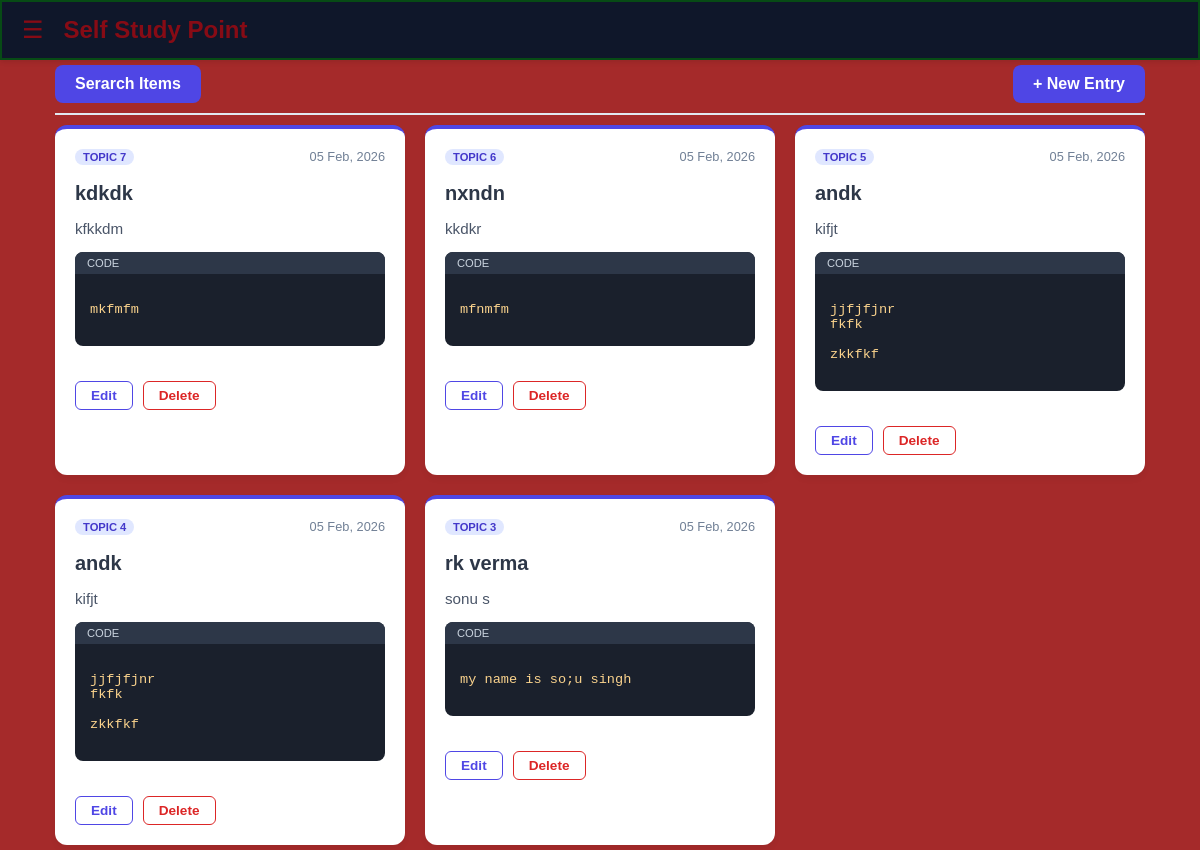
Page /core/study-list/ on the earlier database version.
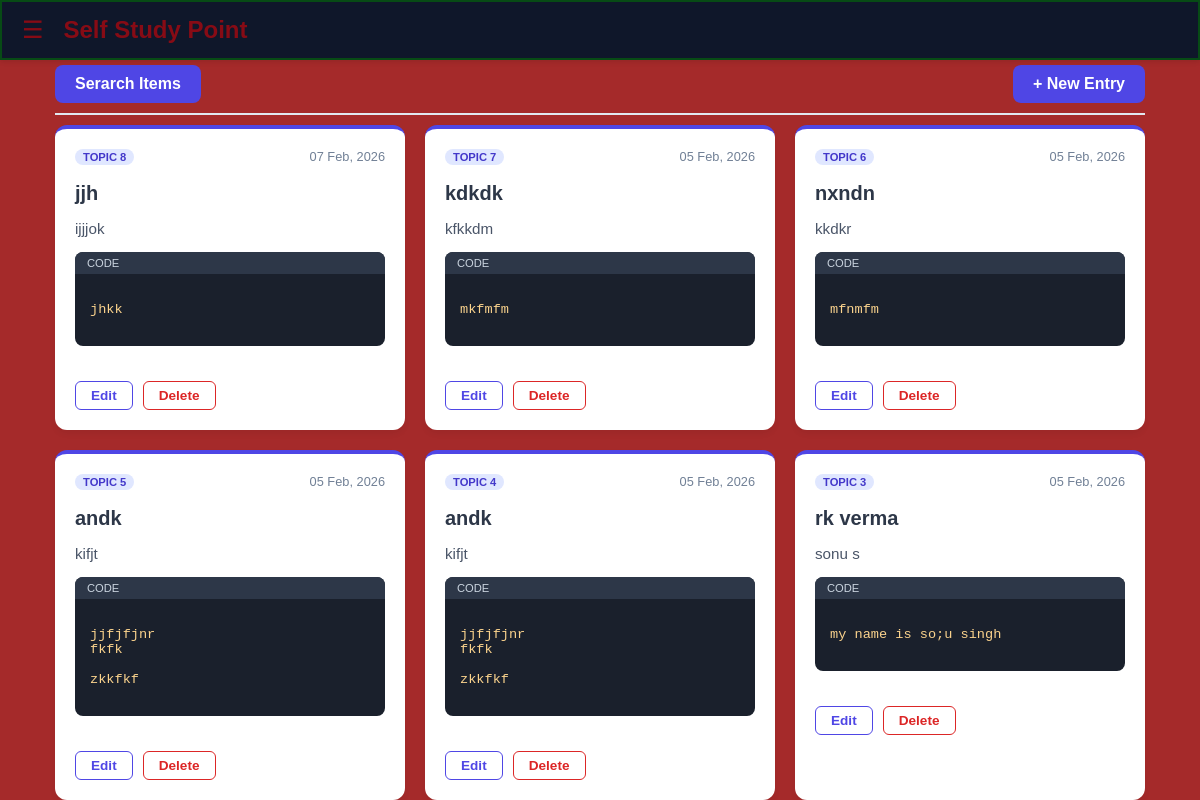
Same page on the later database version.
### core/models.py (models this page shows, shortened)
class StudyRecape(models.Model):
  heading = models.CharField(max_length=200)
  description = models.TextField()
  code_snippet = models.TextField()
  created_at = models.DateTimeField(auto_now_add=True)

### core/views.py (the view)
# urls.py: path('study-list/', views.study_recap_list, name="study-list"),
def study_recap_list(request):
	entries = StudyRecape.objects.all().order_by('-created_at')
	return render(request, 'core/html/study_recap_list.html', {'entries': entries})

### core/templates/core/html/study_recap_list.html (shortened to what this page needs)
{% extends 'base.html' %}
{% load static %}
{% block style %}
<link rel="stylesheet" href="{% static 'core/css/study_recap.css' %}" type="text/css" media="all" />
{% endblock style %}
{% block content %}
<div class="container">
  <div class="main-header">
    <a href="{% url 'study_search' %}" class="btn-add">Serarch Items</a>
    <a href="{% url 'dashboard' %}" class="btn-add">+ New Entry</a>
  </div>
  <div class="records-grid">
    {% for entry in entries %}
    <div class="recap-card">
      <div class="card-top">
        <span class="badge">Topic {{ entry.id }}</span>
        <span class="date">{{ entry.created_at|date:"d M, Y" }}</span>
      </div>
      <h2 class="entry-title">{{ entry.heading }}</h2>
      <p class="entry-desc">{{ entry.description }}</p>
      {% if entry.code_snippet %}
      <div class="code-box">
        <div class="code-header">
          <span>CODE</span>
        </div>
          <pre><code>{{ entry.code_snippet }}</code></pre>
      </div>
      {% endif %}
	      <div class="card-actions">
		    <a href="{% url 'edit_recap' entry.pk %}" class="btn-edit">
		         Edit
		    </a>
		    <a href="{% url 'delete_recap' entry.pk %}" class="btn-delete">
		         Delete
		    </a>
		</div>
    	</div>
    {% empty %}
    <div class="empty-state">
      <p>Koi data nahi mila. Pehla recap add karein!</p>
    </div>
    {% endfor %}
  </div>
</div>
{% endblock content %}

Differences in the rows shown:
added StudyRecape: id "8", created_at "07 Feb, 2026", heading "jjh", description "ijjjok", code_snippet "jhkk"
